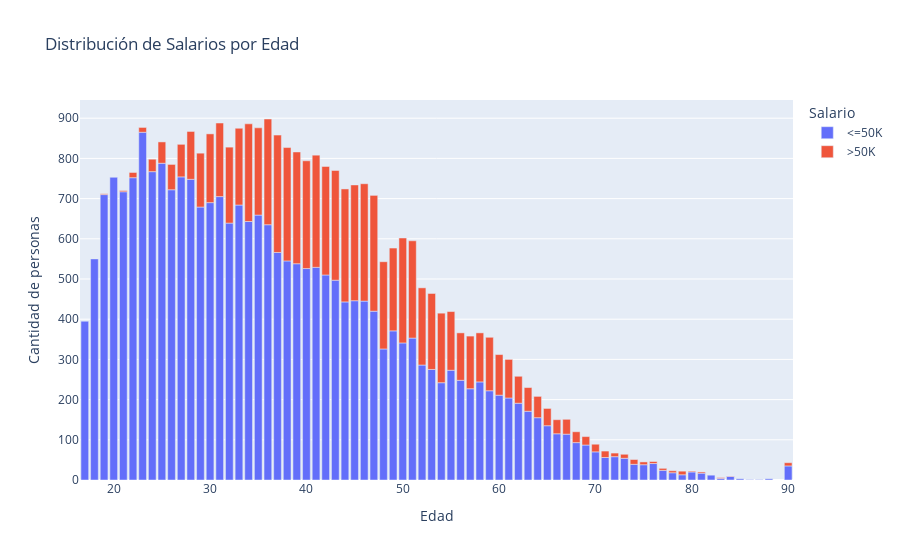

Here is the notebook cell this chart was saved with:
### Code cell
source_grouped = source.groupby(['age', 'salary']).size().reset_index(name='count')

fig = px.bar(source_grouped, 
             x='age', 
             y='count', 
             color='salary', 
             labels={"age": "Edad", "count": "Cantidad de personas", "salary": "Salario"},
             title="Distribución de Salarios por Edad")
fig.show()

### Figure 1 — Plotly figure (JSON) as saved in the notebook; plotly's stock layout.template omitted (floating-point values rounded to 4 significant figures)
{"data": [{"hovertemplate": "Salario=<=50K<br>Edad=%{x}<br>Cantidad de personas=%{y}<extra></extra>", "legendgroup": "<=50K", "marker": {"color": "#636efa", "pattern": {"shape": ""}}, "name": "<=50K", "orientation": "v", "showlegend": true, "textposition": "auto", "type": "bar", "x": [17, 18, 19, 20, 21, 22, 23, 24, 25, 26, 27, 28, 29, 30, 31, 32, 33, 34, 35, 36, 37, 38, 39, 40, 41, 42, 43, 44, 45, 46, 47, 48, 49, 50, 51, 52, 53, 54, 55, 56, 57, 58, 59, 60, 61, 62, 63, 64, 65, 66, 67, 68, 69, 70, 71, 72, 73, 74, 75, 76, 77, 78, 79, 80, 81, 82, 83, 84, 85, 86, 87, 88, 90], "xaxis": "x", "y": [395, 550, 710, 753, 717, 752, 865, 767, 788, 722, 754, 748, 679, 690, 705, 639, 684, 643, 659, 635, 566, 545, 538, 526, 529, 510, 497, 443, 446, 445, 420, 326, 371, 341, 353, 286, 275, 242, 273, 248, 227, 244, 222, 211, 204, 191, 171, 155, 135, 115, 114, 93, 87, 70, 56, 58, 54, 39, 38, 41, 24, 18, 13, 20, 17, 12, 4, 9, 3, 1, 1, 3, 35], "yaxis": "y"}, {"hovertemplate": "Salario=>50K<br>Edad=%{x}<br>Cantidad de personas=%{y}<extra></extra>", "legendgroup": ">50K", "marker": {"color": "#EF553B", "pattern": {"shape": ""}}, "name": ">50K", "orientation": "v", "showlegend": true, "textposition": "auto", "type": "bar", "x": [19, 21, 22, 23, 24, 25, 26, 27, 28, 29, 30, 31, 32, 33, 34, 35, 36, 37, 38, 39, 40, 41, 42, 43, 44, 45, 46, 47, 48, 49, 50, 51, 52, 53, 54, 55, 56, 57, 58, 59, 60, 61, 62, 63, 64, 65, 66, 67, 68, 69, 70, 71, 72, 73, 74, 75, 76, 77, 78, 79, 80, 81, 83, 84, 90], "xaxis": "x", "y": [2, 3, 13, 12, 31, 53, 63, 81, 119, 134, 171, 183, 189, 191, 243, 217, 263, 292, 282, 278, 268, 279, 270, 273, 281, 288, 292, 288, 217, 206, 261, 242, 192, 189, 173, 146, 118, 131, 122, 133, 101, 96, 67, 59, 53, 43, 35, 37, 27, 21, 19, 16, 9, 10, 12, 7, 5, 5, 5, 9, 2, 3, 2, 1, 8], "yaxis": "y"}], "layout": {"barmode": "relative", "legend": {"title": {"text": "Salario"}, "tracegroupgap": 0}, "title": {"text": "Distribución de Salarios por Edad"}, "xaxis": {"anchor": "y", "domain": [0, 1], "title": {"text": "Edad"}}, "yaxis": {"anchor": "x", "domain": [0, 1], "title": {"text": "Cantidad de personas"}}}}
